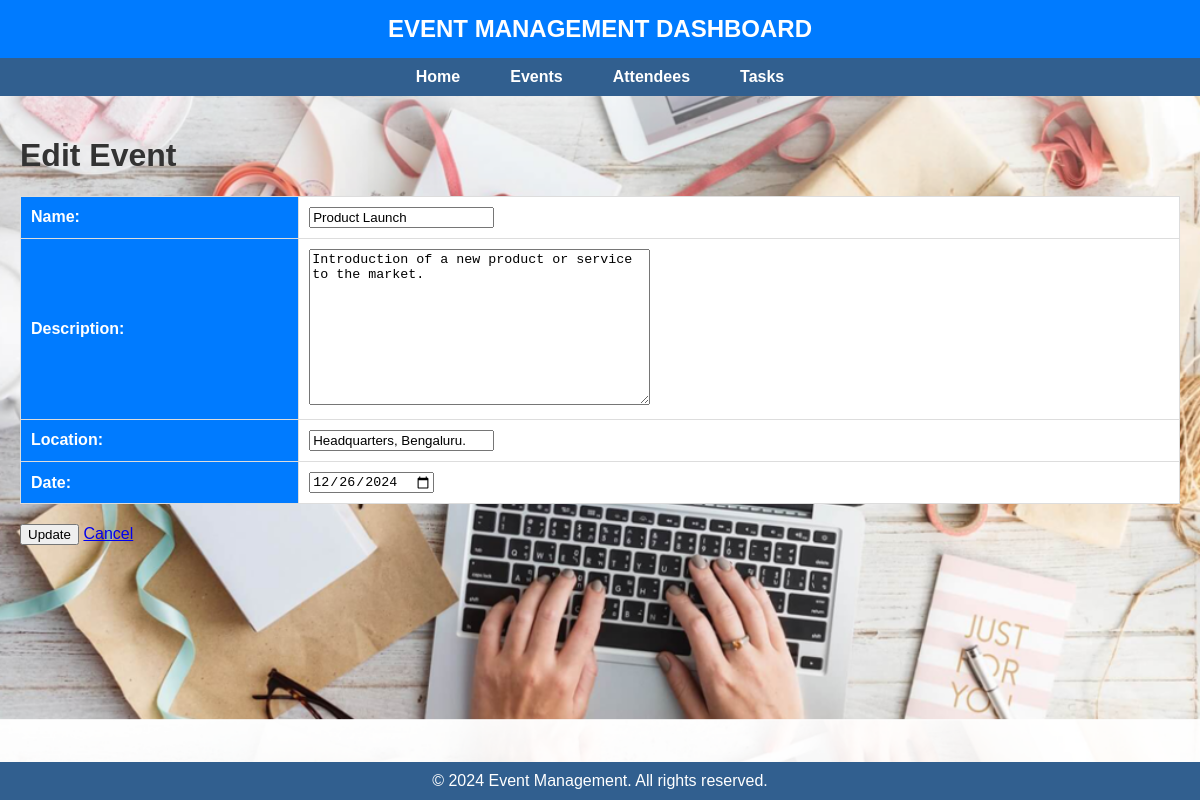
The page /events/edit/2/ on the database its author committed.
### event/models.py (models this page shows, shortened)
class Event(models.Model):
    name = models.CharField(max_length=255)
    description = models.TextField()
    location = models.CharField(max_length=255)
    date = models.DateField()

### event/views.py (the view)
# urls.py: path('edit/<int:pk>/', views.event_edit, name='event_edit'),
def event_edit(request, pk):
    event = get_object_or_404(Event, pk=pk)
    if request.method == 'POST':
        form = EventForm(request.POST, instance=event)
        if form.is_valid():
            form.save()
            return redirect('event_list')
    else:
        form = EventForm(instance=event)
    return render(request, 'event/event_form.html', {'form': form})

### event/forms.py
class EventForm(forms.ModelForm):
    class Meta:
        model = Event
        fields = ['name', 'description', 'location', 'date']
        widgets = {
            'date': forms.DateInput(attrs={'type': 'date'}),
        }

### attendive/templates/event/event_form.html (shortened to what this page needs)
{% extends 'base.html' %}
{% block content %}
<h1>{% if form.instance.pk %}Edit Event{% else %}Create Event{% endif %}</h1>
<form method="post">
    <table>
        {{ form.as_table }}
    </table>
    <button type="submit">{% if form.instance.pk %}Update{% else %}Create{% endif %}</button>
    <a href="{% url 'event_list' %}">Cancel</a>
</form>
{% endblock %}

### rows shown on the page
Event: name "Product Launch", description "Introduction of a new product or service to the market.", location "Headquarters, Bengaluru.", date "12/26/2024"
